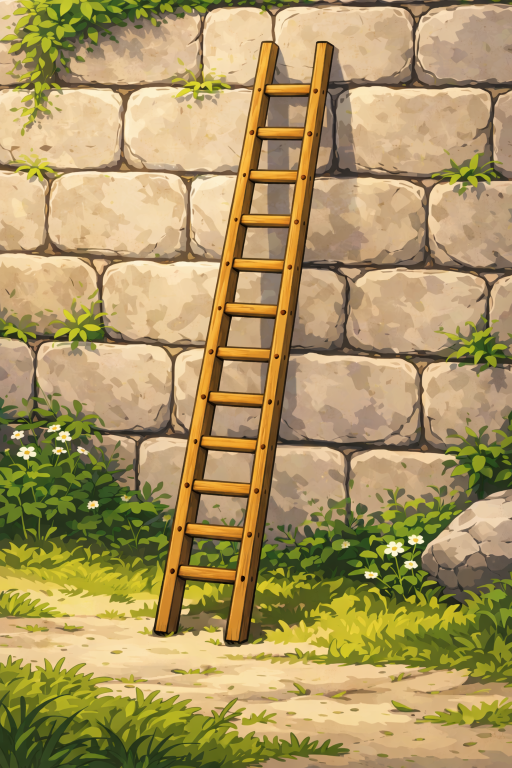
#> input picture spell_images/Illusion_ladder.png, 1024 x 1536 px (shown at 1/2 size); its folder holds only this picture in this run
$ python resize_image.py
#> lines starting #> are read from the running program, lines starting #| are printed output that depends on the picture
from PIL import Image
import os


def make_thumbnail(image_file: str) -> Image.Image:
#> called with image_file = 'spell_images/Illusion_ladder.png'
    with Image.open(image_file) as img:
#> img is the input picture: PIL image 1024x1536 RGB; mean R, G, B 170.8, 149.9, 97.5
        width, height = img.size
#> width = 1024; height = 1536

        # Crop to centered square if needed
        if width != height:
            side = min(width, height)
#> side = 1024
            left = (width - side) // 2
#> left = 0
            top = (height - side) // 2
#> top = 256
            right = left + side
#> right = 1024
            bottom = top + side
#> bottom = 1280
            img = img.crop((left, top, right, bottom))
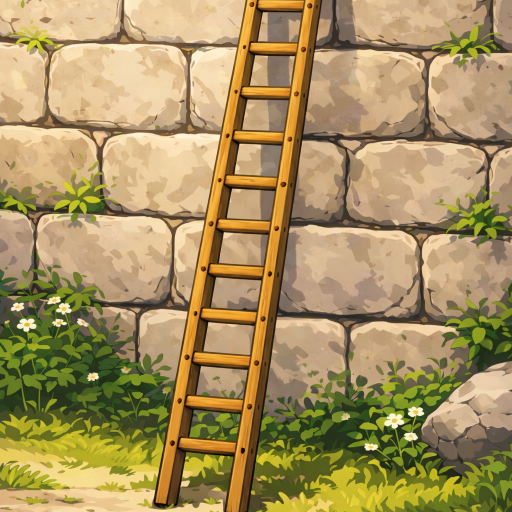
#> img: PIL image 1024x1024 RGB (shown at 1/2 size); mean R, G, B 167.3, 145.5, 95.2

        # Resize to 254x254
        img = img.resize((254, 254), Image.LANCZOS)
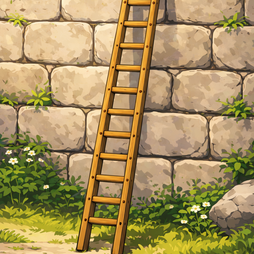
#> img: PIL image 254x254 RGB; mean R, G, B 167.3, 145.6, 95.2

        return img.copy()  # return a standalone image


def save_thumbnail(thumbnail_image: Image.Image, thumbnail_path: str) -> None:
    os.makedirs(os.path.dirname(thumbnail_path), exist_ok=True)
    thumbnail_image.save(thumbnail_path)


def make_all_thumbnails(input_dir: str, output_dir: str) -> None:
    for filename in os.listdir(input_dir):
        if filename.lower().endswith(".png"):
            image_path = os.path.join(input_dir, filename)
            thumbnail_image = make_thumbnail(image_path)

            name, _ = os.path.splitext(filename)
            thumbnail_path = os.path.join(output_dir, f"{name}.png")

            save_thumbnail(thumbnail_image, thumbnail_path)


if __name__ == "__main__":
    make_all_thumbnails("spell_images", "spell_thumbnails")

$ run again, on spell_images/carbonate_water.png
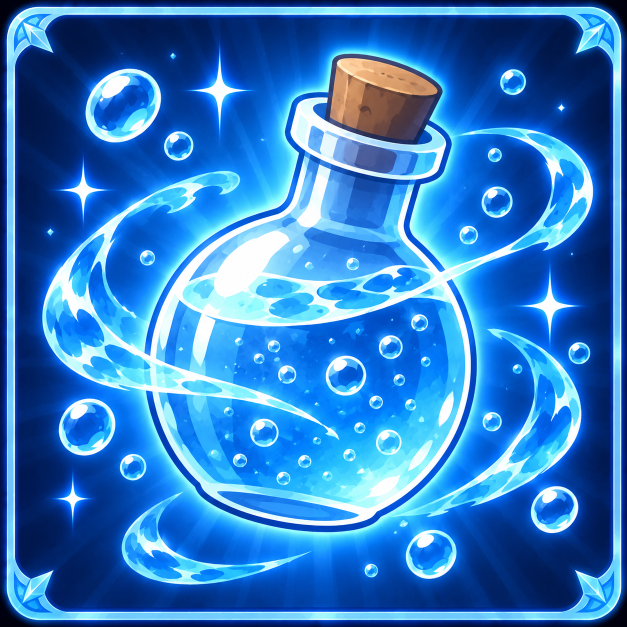
#> input picture spell_images/carbonate_water.png, 1254 x 1254 px (shown at 1/2 size)
#> in make_thumbnail, img is the input picture: PIL image 1254x1254 RGB; mean R, G, B 51.1, 124.1, 198
#> in make_thumbnail, `img = img.resize((254, 254), Image.LANCZOS)`:
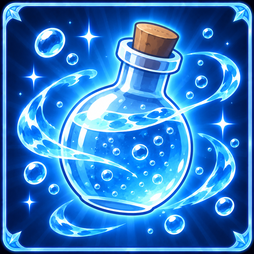
#> img: PIL image 254x254 RGB; mean R, G, B 51.4, 123.9, 197.9
